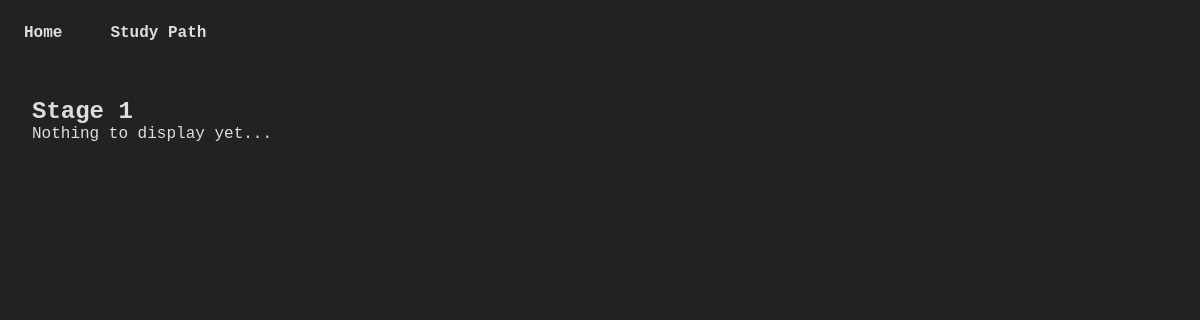
The page /studypath/1 on the database as committed earlier.
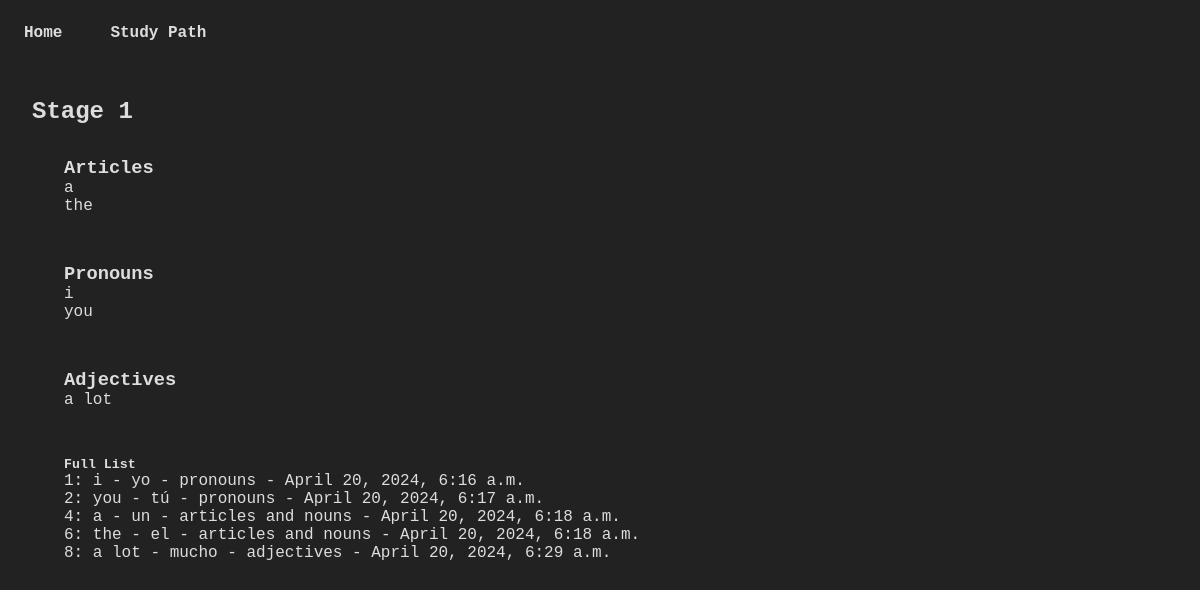
The same page on the database as committed later.
### studypath/models.py (models this page shows, shortened)
class Word(models.Model):
    eng_word = models.CharField(max_length=55)
    spa_word = models.CharField(max_length=45)
    spa_word_fem = models.CharField(max_length=45, null=True, blank=True)
    grammar_type = models.ForeignKey(GrammarType, on_delete=models.CASCADE)
    stage = models.ForeignKey(Stage, on_delete=models.CASCADE)
    date_created = models.DateTimeField(auto_now_add=True)

class GrammarType(models.Model):
    type = models.CharField(max_length=45)
    date_created = models.DateTimeField(auto_now_add=True)
    def __str__(self):
        return self.type

### studypath/views.py (the view)
# urls.py: path("<int:stage>", views.stages, name="stages")
def stages(request, stage):
    words_list = Word.objects.filter(stage=stage)
    noun_article_list = words_list.filter(grammar_type=1)
    pronoun_list = words_list.filter(grammar_type=2)
    adjectives_list = words_list.filter(grammar_type=3)
    return render(request, "studypath/stage.html", {
        "stage" : stage,
        "words": words_list,
        "articles": noun_article_list,
        "pronouns": pronoun_list,
        "adjectives": adjectives_list
        })

### studypath/templates/studypath/stage.html
{% extends "studypath/base.html" %}
{% block content %}
<div class="stage-container">
    <h2>Stage {{ stage }}</h2>
    {% if words|length > 0 %}
        <div class="grammar-box">
            <h3>Articles</h3>
            {% for article in articles %}
            <p>{{ article.eng_word }}</p>
            {% endfor %}
        </div>
        <div class="grammar-box">
            <h3>Pronouns</h3>
            {% for pronoun in pronouns %}
            <p>{{ pronoun.eng_word }}</p>
            {% endfor %}
        </div>
        <div class="grammar-box">
            <h3>Adjectives</h3>
            {% for adjective in adjectives %}
            <p>{{ adjective.eng_word }}</p>
            {% endfor %}
        </div>
        <div class="grammar-box">
            <h5>Full List</h5>
            {% for word in words %}
            <p>{{ word.id }}: {{ word.eng_word }} - {{ word.spa_word }} - {{ word.grammar_type }} - {{ word.date_created }}</p>
            {% endfor %}
        </div>
    {% else %}
        <p>Nothing to display yet...</p>
    {% endif %}
</div>
    {% endblock content %}

Rows that differ between the two databases and show on the page:
added Word: eng_word "a", id "4", spa_word "un", grammar_type "articles and nouns", date_created "April 20, 2024, 6:18 a.m."
added Word: eng_word "the", id "6", spa_word "el", grammar_type "articles and nouns", date_created "April 20, 2024, 6:18 a.m."
now on this page (row edited): Word: eng_word "i", id "1", spa_word "yo", grammar_type "pronouns", date_created "April 20, 2024, 6:16 a.m."
now on this page (row edited): Word: eng_word "you", id "2", spa_word "tú", grammar_type "pronouns", date_created "April 20, 2024, 6:17 a.m."
added Word: eng_word "a lot", id "8", spa_word "mucho", grammar_type "adjectives", date_created "April 20, 2024, 6:29 a.m."
Other text that changed with them:
text no longer shown: "Nothing to display yet..."
text now shown: "Articles Pronouns Adjectives Full List"
